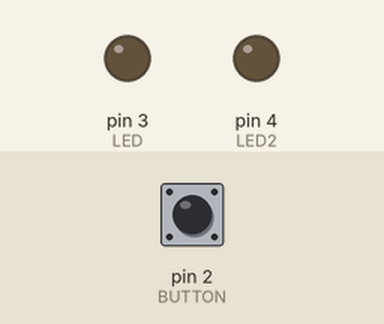
Bench run of a sketch on a simulated Arduino Uno, built with avr-gcc and run on an emulated ATmega328P. Parts: output pins drawn as LEDs (lit = HIGH). Inputs (shaded band) come from the test bench; at power-on: pin 2 (BUTTON) LOW.

Above: at 1.2 s.
1.3 s: pin 2 (BUTTON) pulled HIGH for 0.15 s
At 1.37 s:
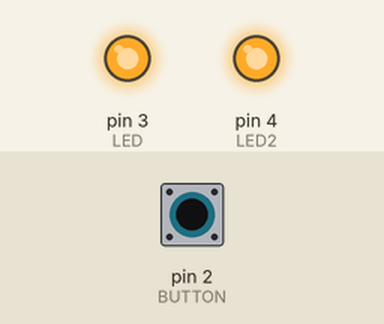
2.9 s: pin 2 (BUTTON) pulled HIGH for 3.2 s
At 6.4 s:
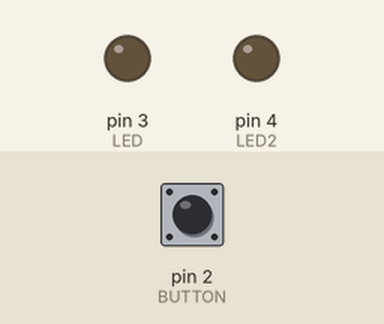
Timing chart, 0 to 7.9 s (numbered marks = the images above; inputs shaded):
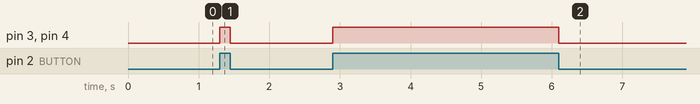

Measured:
- after the input at 1.3 s, pin 3 (LED), pin 4 (LED2): LOW → HIGH at once, → LOW 0.15 s later
- after the input at 2.9 s, pin 3 (LED), pin 4 (LED2): LOW → HIGH at once, → LOW 3.2 s later

The sketch:

sketch_apr17a.ino
```cpp
const int BUTTON = 2;
const int LED = 3;
const int LED2 = 4;
int BUTTONstate = 0;

void setup()
{
  pinMode(BUTTON, INPUT);
  pinMode(LED, OUTPUT);
  pinMode(LED2,OUTPUT);
}

void loop()
{
  BUTTONstate = digitalRead(BUTTON);
  if (BUTTONstate == HIGH)
  {
    digitalWrite(LED, HIGH);
    digitalWrite(LED2, HIGH);

  }
  else{
    digitalWrite(LED, LOW);
    digitalWrite(LED2, LOW);
  }
}
```
